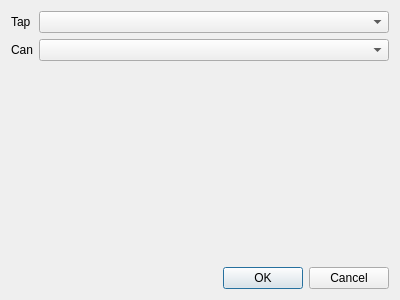
<?xml version="1.0" encoding="UTF-8"?>
<ui version="4.0">
 <class>NetSelectBox</class>
 <widget class="QDialog" name="NetSelectBox">
  <property name="geometry">
   <rect>
    <x>0</x>
    <y>0</y>
    <width>400</width>
    <height>300</height>
   </rect>
  </property>
  <property name="windowTitle">
   <string>Dialog</string>
  </property>
  <layout class="QVBoxLayout" name="verticalLayout_2">
   <item>
    <layout class="QVBoxLayout" name="verticalLayout">
     <item>
      <layout class="QFormLayout" name="formLayout">
       <item row="0" column="0">
        <widget class="QLabel" name="label">
         <property name="text">
          <string>Tap</string>
         </property>
        </widget>
       </item>
       <item row="0" column="1">
        <widget class="QComboBox" name="tapComboBox"/>
       </item>
       <item row="1" column="0">
        <widget class="QLabel" name="label_2">
         <property name="text">
          <string>Can</string>
         </property>
        </widget>
       </item>
       <item row="1" column="1">
        <widget class="QComboBox" name="canComboBox"/>
       </item>
      </layout>
     </item>
     <item>
      <widget class="QDialogButtonBox" name="buttonBox">
       <property name="orientation">
        <enum>Qt::Horizontal</enum>
       </property>
       <property name="standardButtons">
        <set>QDialogButtonBox::Cancel|QDialogButtonBox::Ok</set>
       </property>
      </widget>
     </item>
    </layout>
   </item>
  </layout>
 </widget>
 <resources/>
 <connections>
  <connection>
   <sender>buttonBox</sender>
   <signal>accepted()</signal>
   <receiver>NetSelectBox</receiver>
   <slot>accept()</slot>
   <hints>
    <hint type="sourcelabel">
     <x>199</x>
     <y>271</y>
    </hint>
    <hint type="destinationlabel">
     <x>199</x>
     <y>149</y>
    </hint>
   </hints>
  </connection>
  <connection>
   <sender>buttonBox</sender>
   <signal>rejected()</signal>
   <receiver>NetSelectBox</receiver>
   <slot>reject()</slot>
   <hints>
    <hint type="sourcelabel">
     <x>199</x>
     <y>271</y>
    </hint>
    <hint type="destinationlabel">
     <x>199</x>
     <y>149</y>
    </hint>
   </hints>
  </connection>
 </connections>
</ui>
